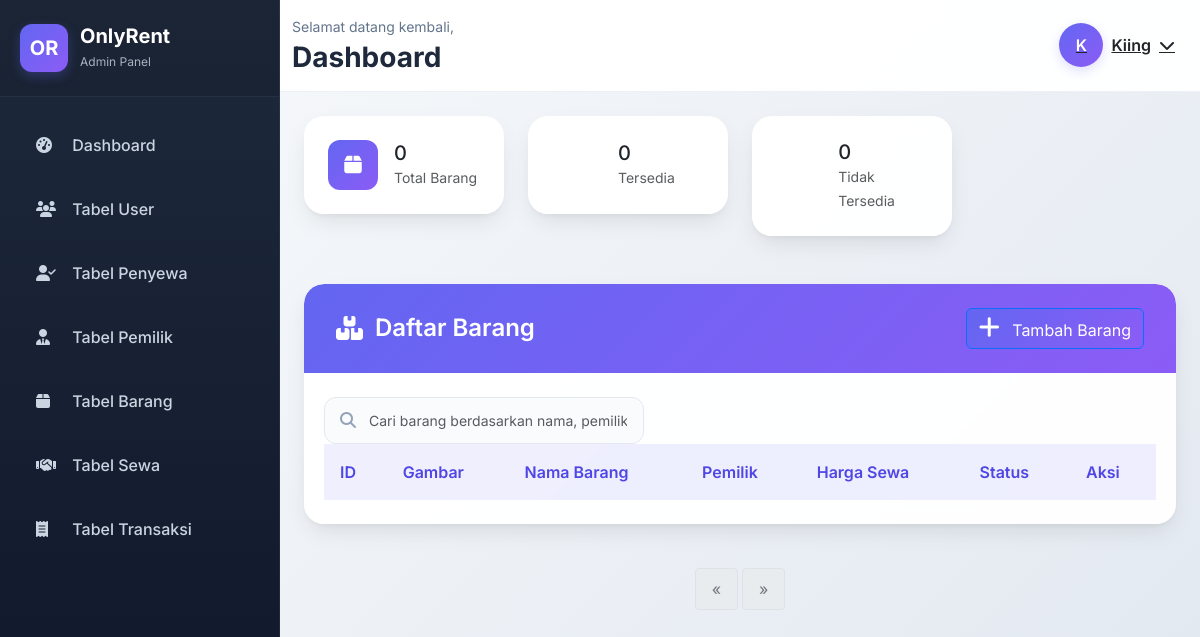
Page /views/admin/tabel_barang.php (signed in) on the earlier database version.
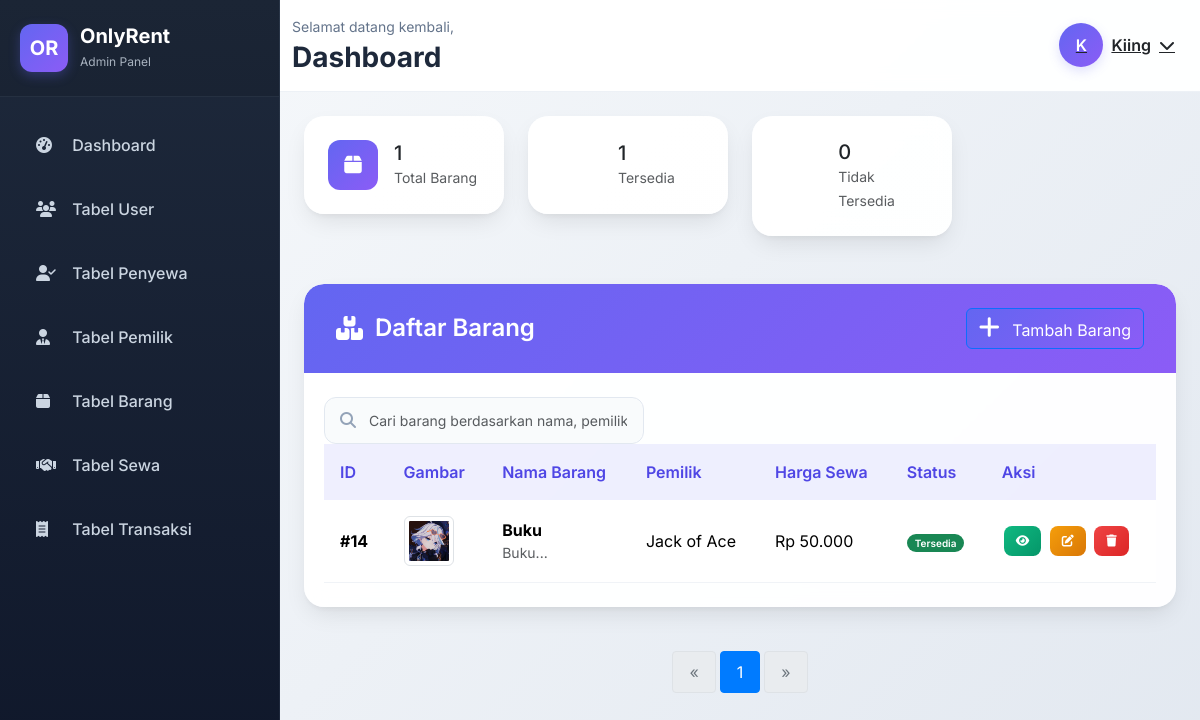
Same page on the later database version.
### tables this page shows
CREATE TABLE `barang` (
  `id_barang` int(11) NOT NULL,
  `id_pemilik` int(11) NOT NULL,
  `nama_barang` varchar(100) NOT NULL,
  `gambar` longtext NOT NULL CHECK (json_valid(`gambar`)),
  `deskripsi` text NOT NULL,
  `harga_sewa` varchar(10) NOT NULL,
  `status` int(1) NOT NULL
);

CREATE TABLE `pemilik_barang` (
  `id_pemilik` int(11) NOT NULL,
  `nama` varchar(100) NOT NULL,
  `no_telp` varchar(25) NOT NULL,
  `id_pengguna` int(1) NOT NULL
);

### views/admin/nav.php (called while the page is built, shortened)
<?php
$current_page = $current_page ?? basename($_SERVER['PHP_SELF']);
?>

### views/admin/tabel_barang.php (the view, shortened to what the changed rows need)
<?php
    $conn = getDBConnection();
    $barang = [];
    $total_barang = 0;
    $active_count = 0;
    $total_query = "SELECT COUNT(*) as total FROM barang";
    $total_result = $conn->query($total_query);
    if ($total_result) {
        $total_row = $total_result->fetch_assoc();
        $total_barang = $total_row['total'];
    }
    $status_query = "SELECT status, COUNT(*) as count FROM barang GROUP BY status";
    $status_result = $conn->query($status_query);
    if ($status_result) {
        while ($row = $status_result->fetch_assoc()) {
            if ($row['status'] == 1) {
                $active_count = $row['count'];
            } else {
                $inactive_count = $row['count'];
            }
        }
    }
    $per_page = 10;
    $total_pages = ceil($total_barang / $per_page);
    $current_page = isset($_GET['page']) ? max(1, min($total_pages, (int)$_GET['page'])) : 1;
    $offset = ($current_page - 1) * $per_page;
    $query = "SELECT b.*, pb.nama as nama_pemilik,
      b.gambar as gambar_array
      FROM barang b
      JOIN pemilik_barang pb ON b.id_pemilik = pb.id_pemilik
      LIMIT $per_page OFFSET $offset";
    $result = $conn->query($query);
    if ($result && $result->num_rows > 0) {
        while ($row = $result->fetch_assoc()) {
            $images = json_decode($row['gambar']);
            $firstImage = '';
            if (json_last_error() === JSON_ERROR_NONE && is_array($images) && count($images) > 0) {
                $firstImage = $images[0];
            } elseif (!empty($row['gambar'])) {
                $firstImage = $row['gambar'];
            }
            $row['first_image'] = $firstImage;
            $barang[] = $row;
        }
    }
?>
<!DOCTYPE html>
<html lang="id">
<head>
    <link href="https://cdn.jsdelivr.net/npm/bootstrap@5.3.3/dist/css/bootstrap.min.css" rel="stylesheet">
    <link href="https://cdnjs.cloudflare.com/ajax/libs/font-awesome/6.4.0/css/all.min.css" rel="stylesheet">
    <link href="https://cdn.datatables.net/1.13.6/css/dataTables.bootstrap5.min.css" rel="stylesheet">
    <link rel="stylesheet" href="../../assets/css/admin/index.css">
</head>
<body>
    <?php include('nav.php'); ?>
    <div class="main-content">
        <div class="content-wrapper">
            <div class="row mb-4 animate-fade-in">
                <div class="col-xl-3 col-md-6 mb-4">
                    <div class="card stats-card">
                        <div class="card-body d-flex align-items-center">
                            <div>
                                <h5 class="mb-0"><?php echo $total_barang; ?></h5>
                                <small class="text-muted">Total Barang</small>
                            </div>
                        </div>
                    </div>
                </div>
                <div class="col-xl-3 col-md-6 mb-4">
                    <div class="card stats-card">
                        <div class="card-body d-flex align-items-center">
                            <div>
                                <h5 class="mb-0"><?php echo $active_count; ?></h5>
                                <small class="text-muted">Tersedia</small>
                            </div>
                        </div>
                    </div>
                </div>
            </div>
            <div class="row animate-fade-in">
                <div class="col-12">
                    <div class="card table-card">
                        <div class="card-body">
                            <div class="table-responsive">
                                <table class="table" id="barangTable">
                                    <thead>
                                        <tr>
                                            <th>ID</th>
                                            <th>Gambar</th>
                                            <th>Nama Barang</th>
                                            <th>Pemilik</th>
                                            <th>Harga Sewa</th>
                                            <th>Status</th>
                                            <th>Aksi</th>
                                        </tr>
                                    </thead>
                                    <tbody>
                                        <?php foreach ($barang as $item): ?>
                                        <tr>
                                            <td><strong>#<?php echo $item['id_barang']; ?></strong></td>
                                            <td>
    <?php
    $gambar = json_decode($item['gambar_array'], true) ?? [];
    if (!empty($gambar)):
        $firstImage = reset($gambar);
    ?>
        <img src="/assets/images/barang/<?php echo htmlspecialchars($firstImage); ?>?v=<?php echo time(); ?>"
            alt="Gambar Barang"
            class="img-thumbnail"
            style="width: 50px; height: 50px; object-fit: cover;">
    <?php endif; ?>
</td>
                                            <td>
                                                <strong><?php echo htmlspecialchars($item['nama_barang']); ?></strong>
                                                <div class="text-muted small"><?php echo substr(htmlspecialchars($item['deskripsi']), 0, 50); ?>...</div>
                                            </td>
                                            <td><?php echo htmlspecialchars($item['nama_pemilik']); ?></td>
                                            <td>Rp <?php echo number_format($item['harga_sewa'], 0, ',', '.'); ?></td>
                                            <td>
                                                <?php if ($item['status'] == 1): ?>
                                                    <span class="badge bg-success">Tersedia</span>
                                                <?php else: ?>
                                                    <span class="badge bg-secondary">Tidak Tersedia</span>
                                                <?php endif; ?>
                                            </td>
                                            <td>
                                                <button class="btn btn-action btn-view" title="Lihat Detail" onclick="viewBarang(<?php echo $item['id_barang']; ?>)">
                                                    <i class="fas fa-eye"></i>
                                                </button>
                                                <a href="edit_barang.php?id=<?php echo $item['id_barang']; ?>" class="btn btn-action btn-edit" title="Edit Barang">
                                                    <i class="fas fa-edit"></i>
                                                </a>
                                                <button class="btn btn-action btn-delete" title="Hapus Barang" onclick="confirmDelete(<?php echo $item['id_barang']; ?>, '<?php echo htmlspecialchars($item['nama_barang']); ?>')">
                                                    <i class="fas fa-trash"></i>
                                                </button>
                                            </td>
                                        </tr>
                                        <?php endforeach; ?>
                                    </tbody>
                                </table>
                            </div>
                        </div>
                    </div>
                </div>
            </div>
            <div class="row mt-4">
                <div class="col-12">
                    <nav aria-label="Page navigation">
                        <ul class="pagination justify-content-center">
                            <?php
                            $start_page = max(1, $current_page - 2);
                            $end_page = min($total_pages, $current_page + 2);
                            for ($i = $start_page; $i <= $end_page; $i++): ?>
                                <li class="page-item <?php echo ($i == $current_page) ? 'active' : ''; ?>">
                                    <a class="page-link" href="?page=<?php echo $i; ?>"><?php echo $i; ?></a>
                                </li>
                            <?php endfor;
                            ?>
                        </ul>
                    </nav>
                </div>
            </div>
        </div>
    </div>
</body>
</html>

Differences in the rows shown:
added barang: id_barang "14", nama_barang "Buku", deskripsi "Buku", id_pemilik.nama "Jack of Ace", harga_sewa "50.000", status "Tersedia"
Other differences:
$total_barang: "0" → "1"
$active_count: "0" → "1"
new list line: "1"
